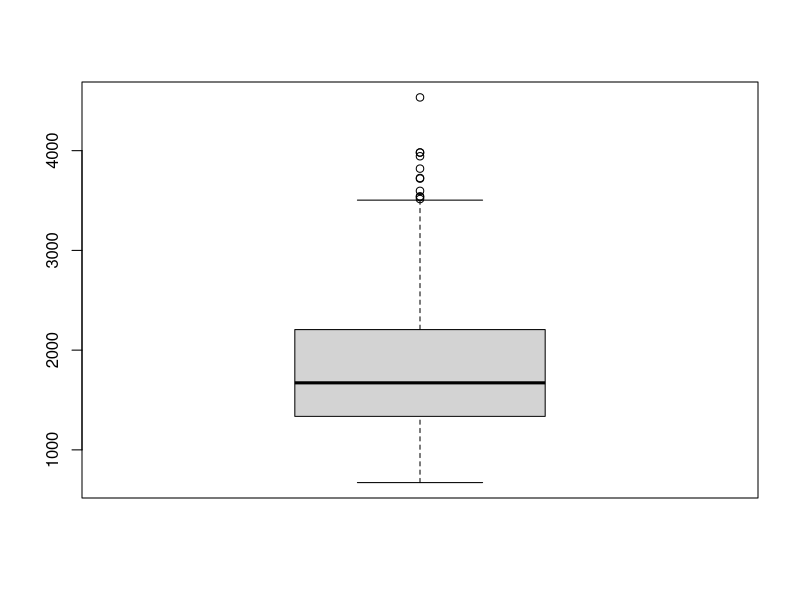

Reproduce this figure in R.
#Loading libraries
library(readxl)

#Loading data
realestate <- read_xlsx("./Assign1/Assign1Data.xlsx")

#1.1a

##Mean
realestate_mean <- round(mean(realestate$`Living Area [sq ft]`), digits = 2)
realestate_mean

##Standard deviation
realestate_sd <- round(sd(realestate$`Living Area [sq ft]`), digits = 2)
realestate_sd

##Boxplot
realestate_boxplot <- boxplot(realestate$`Living Area [sq ft]`)


#1.1.b



#1.1.c



#1.1.d



#1.1.e



#1.1.f

